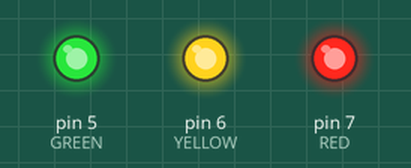
The sketch below on a simulated Arduino Uno, built with avr-gcc and run on an emulated ATmega328P. Parts: output pins drawn as LEDs (lit = HIGH).

Above: at 0.15 s.
At 2.25 s:
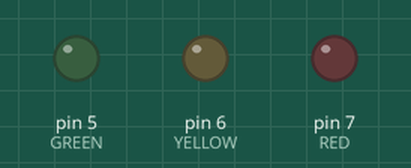
Timing chart, 0 to 3.0 s (numbered marks = the images above):
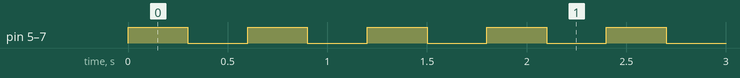

Measured:
- by itself, pin 5 (GREEN), pin 6 (YELLOW), pin 7 (RED): alternates HIGH for 0.30 s and LOW for 0.30 s

The sketch:

Blinky1.ino
```cpp
#define RED     7
#define YELLOW  6
#define GREEN    5

void setup() {
  pinMode(RED, OUTPUT);
  pinMode(YELLOW, OUTPUT);
  pinMode(GREEN, OUTPUT);
}

void loop() {
  digitalWrite(RED, HIGH);
  //delay(300);
  digitalWrite(YELLOW, HIGH);
 /// delay(300);
  digitalWrite(GREEN, HIGH);
  delay(300);
   digitalWrite(RED, LOW);
  //delay(300);
  digitalWrite(YELLOW, LOW);
  //delay(300);
  digitalWrite(GREEN, LOW);
  delay(300);
}
```
